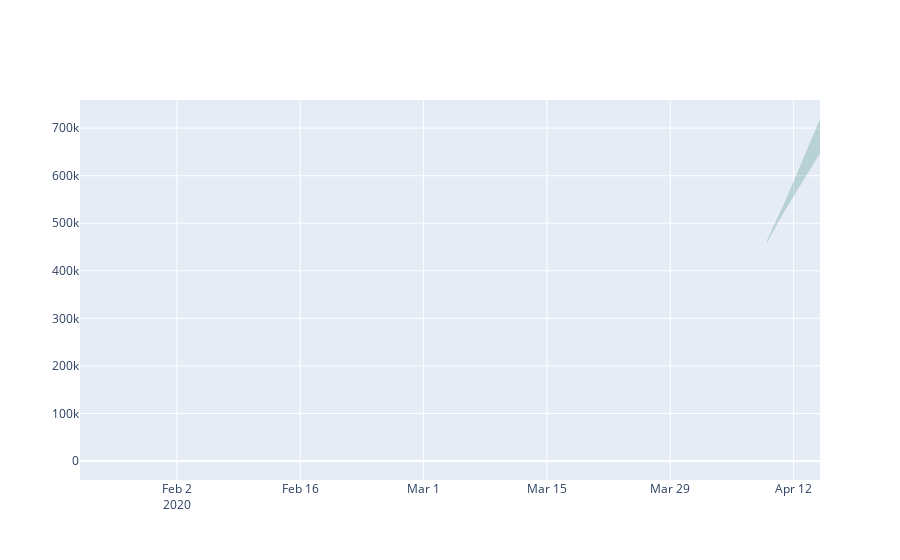

Write notebook code for a chart like this one.
### Code cell
fig = go.Figure()

fig.add_trace(go.Scatter(
    x=xs,
    y=ys,
    fill='toself',
    fillcolor='rgba(0,100,80,0.2)',
    line_color='rgba(255,255,255,0)',
    showlegend=False,
    name='Fair',
))

### Figure 1 — Plotly figure (JSON) as saved in the notebook; plotly's stock layout.template omitted (floating-point values rounded to 4 significant figures; data arrays with more than 128 entries replaced by an {"elided": "..."} marker saying what was removed)
{"data": [{"fill": "toself", "fillcolor": "rgba(0,100,80,0.2)", "line": {"color": "rgba(255,255,255,0)"}, "name": "Fair", "showlegend": false, "type": "scatter", "x": {"elided": "170 str values"}, "y": {"elided": "170 float values"}}], "layout": {}}
